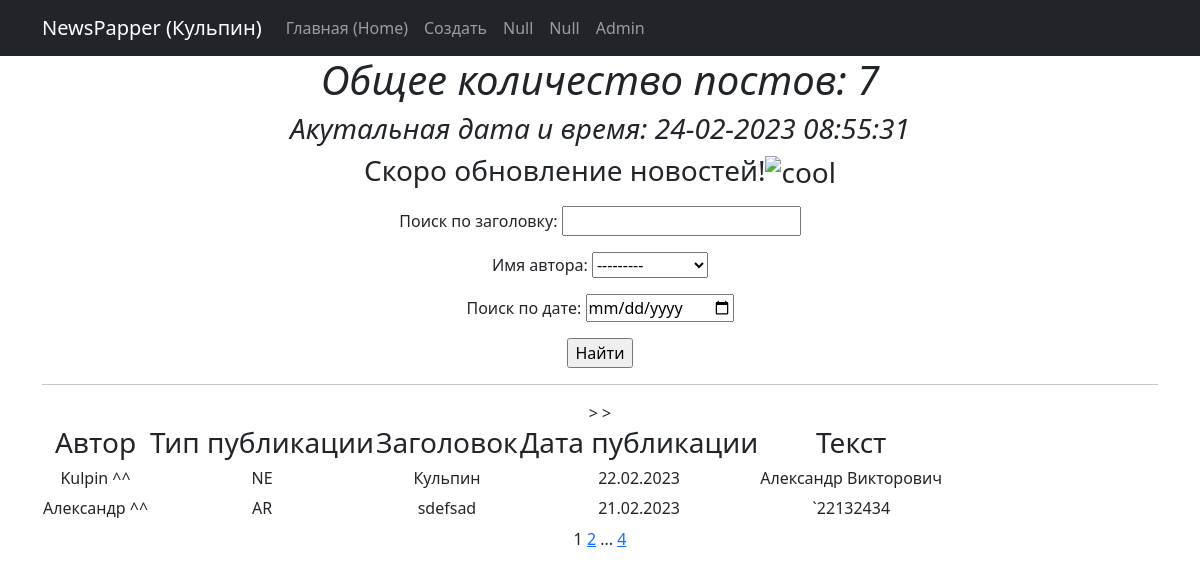
Page /news/ on the committed database.
### news/models.py (models this page shows, shortened)
class Post(models.Model):
    article = 'AR'
    news = 'NE'
    POST_TYPES = [
        (article, 'Статья'),
        (news, 'Новость')
    ]
    author = models.ForeignKey(Author, on_delete=models.CASCADE)
    post_type = models.CharField(max_length=2, choices=POST_TYPES)
    time_created = models.DateTimeField(auto_now_add=True)
    categories = models.ManyToManyField(Category, through='PostCategory')
    title = models.CharField(max_length=255)
    text = models.TextField()
    rating = models.FloatField(default=0.0)

class Author(models.Model):
    rating = models.FloatField(default=0.0)
    user = models.OneToOneField(User, on_delete=models.CASCADE)
    def __str__(self):
        return self.user.username

### news/views.py (the view)
# urls.py: path('', ProductsList.as_view(), name='post_list'),
class ProductsList(ListView):
    model = Post
    ordering = '-time_created'
    template_name = 'news.html'
    context_object_name = 'post'
    paginate_by = 2
    def get_queryset(self):
        queryset = super().get_queryset()
        self.filterset = ProductFilter(self.request.GET, queryset)
        return self.filterset.qs
    def get_context_data(self, **kwargs):
        context = super().get_context_data(**kwargs)
        context['time_now'] = datetime.utcnow()
        context['next_sale'] = None
        context['filterset'] = self.filterset
        return context

### news/templatetags/custom_filters.py (called while the page is built)
@register.filter()
def currency(value, code='rub'):
   postfix = CURRENCIES_SYMBOLS[code]
   return f'{value} {postfix}'

@register.filter()
def censor(value):
   bad_words = ('скотина', 'бляха')
   if not isinstance(value, str):
      raise TypeError(f"unresolved type '{type(value)}' expected  type 'str'")
   for word in value.split():
      if word.lower() in bad_words:
         value = value.replace(word, f"{word[0]}{'*' * (len(word) - 2)}{word[-1]}")
   return value

### news/templatetags/custom_tags.py (called while the page is built)
@register.simple_tag()
def current_time(format_string='%d-%m-%Y %H:%M:%S'):
   return datetime.utcnow().strftime(format_string)

### templates/news.html (shortened to what this page needs)
{% extends 'flatpages/default.html' %}
{% load custom_filters %}
{% load custom_tags %}
{% block content %}
   <h1><em>Общее количество постов: {{ filterset.qs|length }}</em></h1>
   <h3><em>Акутальная дата и время: {% current_time '%d-%m-%Y %H:%M:%S' %}</em></h3>
   <h3><p>{{ next_sale|default_if_none:"Скоро обновление новостей!" }}<img src="https://html5-editor.net/tinymce/plugins/emoticons/img/smiley-cool.gif" alt="cool" /></p> </h3>
   <form action="" method="get">
       {{ filterset.form.as_p }}
       <input type="submit" value="Найти" />
   </form>
   <hr>
   {% if post %}
       <table>
           <tr>
               <td><h3>Автор</h3></td>
               <td><h3>Тип публикации</h3></td>
               <td><h3>Заголовок</h3></td>
               <td><h3>Дата публикации</h3></td>
               <td><h3>Текст</h3></td>
           </tr>
           {% for post in post %}
           <tr>
               <td><h6>{{ post.author | currency:'Fi' | censor}}</h6></td>
               <td><h6>{{ post.post_type}}</h6></td>
               <td><h6>{{ post.title | truncatewords:10 | censor}}</h6></td>
               <td><h6>{{ post.time_created|date:'j.m.Y' }}</h6></td>
               <td><h6>{{ post.text | truncatechars:20| censor }}</h6></td>>
           </tr>
           {% endfor %}
       </table>
   {% else %}
       <h2>Постов нет!!</h2>
   {% endif %}
   {{ page_obj.number }}
   {% if page_obj.has_next %}
       <a href="?page={{ page_obj.next_page_number }}">{{ page_obj.next_page_number }}</a>
       {% if paginator.num_pages != page_obj.next_page_number %}
           ...
           <a href="?page={{ page_obj.paginator.num_pages }}">{{ page_obj.paginator.num_pages }}</a>
       {% endif %}
   {% endif %}
{% endblock content %}

### templates/flatpages/default.html (shortened to what this page needs)
<!DOCTYPE html>
<html lang="en">
    <head>
        {% load static %}
        <link href="{% static 'css/styles.css' %}" rel="stylesheet" />
    </head>
    <body>
<nav class="navbar navbar-expand-lg navbar-dark bg-dark static-top">
   <div class="container">
       <a class="navbar-brand" href="#">NewsPapper (Кульпин)</a>
       <div class="collapse navbar-collapse" id="navbarResponsive">
           <ul class="navbar-nav ml-auto">
               <li class="nav-item active">
                   <a class="nav-link" href="/news/">Главная
                       <span class="sr-only">(Home)</span>
                   </a>
               </li>
               <li class="nav-item">
                   <a class="nav-link" href="/news/create">Создать</a>
               </li>
               <li class="nav-item">
                   <a class="nav-link" href="/news//">Null</a>
               </li>
               <li class="nav-item">
                   <a class="nav-link" href="/news/">Null</a>
                </li>
               <li class="nav-item">
                   <a class="nav-link" href="/admin/">Admin</a>
               </li>
           </ul>
       </div>
   </div>
</nav>
        <div class="container">
            <div class="row">
                <div class="col-lg-12 text-center">
                    {% block content %}
                    {% endblock content %}
                </div>
            </div>
        </div>
    </body>
</html>

### rows in the picture
Post: author|censor "Kulpin ^^", post_type "NE", title|censor "Кульпин", time_created "22.02.2023", text|censor "Александр Викторович"
Post: author|censor "Александр ^^", post_type "AR", title|censor "sdefsad", time_created "21.02.2023", text|censor "`22132434"

### other values in the picture
{{ filterset.qs|length }} "7"
{{ next_sale|default_if_none:"Скоро обновление новостей!" }} "Скоро обновление новостей!"
{{ page_obj.number }} "1"
{{ page_obj.next_page_number }} "2"
{{ page_obj.paginator.num_pages }} "4"
